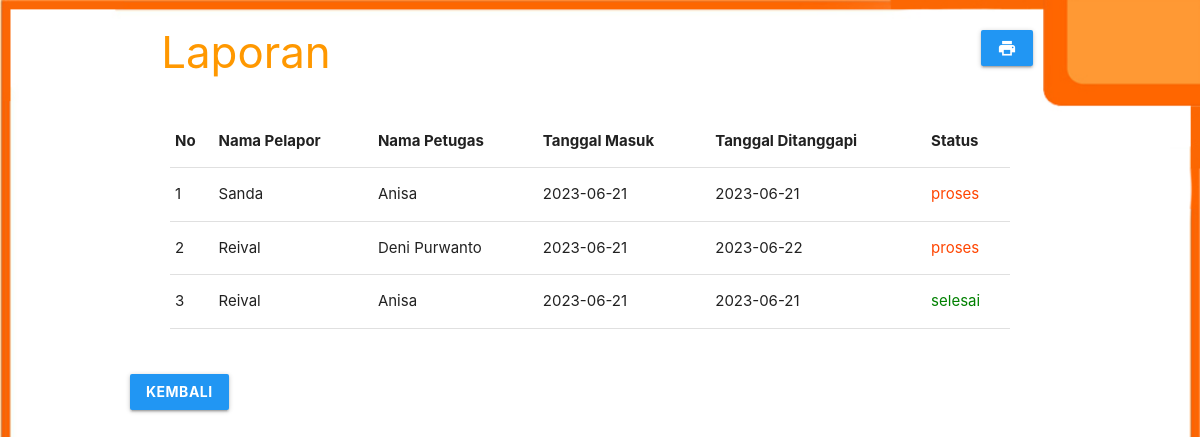
/index.php/laporan, run on the app's committed database.
### tables this page shows
CREATE TABLE `pengaduan` (
  `id_pengaduan` int(5) NOT NULL,
  `tgl_pengaduan` varchar(20) NOT NULL,
  `fullname` varchar(200) NOT NULL,
  `isi_laporan` text NOT NULL,
  `foto` varchar(255) NOT NULL,
  `status` enum('belum proses','proses','selesai') NOT NULL,
  `userid` int(11) NOT NULL,
  `view` varchar(20) NOT NULL DEFAULT 'tampil'
);

CREATE TABLE `petugas` (
  `userid` int(11) NOT NULL,
  `username` varchar(200) NOT NULL,
  `password` varchar(200) NOT NULL,
  `level` varchar(200) NOT NULL,
  `fullname` varchar(200) NOT NULL,
  `telp_petugas` varchar(200) NOT NULL
);

### application/controllers/Laporan.php (called while the page is built, shortened)
<?php
class Laporan extends CI_Controller {
    public function __construct() {
        $this->load->model('pengaduan_model');
        $this->load->library('form_validation');
        $this->load->helper('url');
    }
    public function index()
    {
        $status = array('selesai');
        $data['complaints'] = $this->pengaduan_model->get_all_complaints($status);
        $this->load->view('laporan/list', $data);
    }
}

### index.php (called while the page is built, shortened)
<?php
require_once BASEPATH.'core/CodeIgniter.php';

### application/models/Pengaduan_model.php (called while the page is built, shortened)
<?php
class Pengaduan_model extends CI_Model {
    public function get_all_complaints($pengaduan) {
        $this->db->distinct();
        $this->db->select('pengaduan.id_pengaduan, pengaduan.fullname AS nama_pengadu, petugas.fullname AS nama_petugas, pengaduan.tgl_pengaduan, pengaduan.isi_laporan, pengaduan.foto, pengaduan.status, tanggapan.tgl_tanggapan, pengaduan.isi_laporan, pengaduan.foto, tanggapan.foto_tanggapan, tanggapan.tanggapan, pengaduan.view');
        $this->db->from('pengaduan');
        $this->db->join('petugas', 'pengaduan.userid = petugas.userid');
        $this->db->join('tanggapan', 'pengaduan.id_pengaduan = tanggapan.id_pengaduan');
        $this->db->order_by('pengaduan.id_pengaduan', 'DESC');
        $this->db->group_by('pengaduan.id_pengaduan');
        return $this->db->get()->result_array();
    }
}

### application/views/laporan/list.php (the view, shortened to what this page needs)
<?php  $this->load->view('header/head'); ?>
<div class="row">
  <div class="col s12 m9">
    <h3 style="margin-left:150px;" class="orange-text">Laporan</h3>
  </div>
  <div class="col s12 m3">
    <div class="section"></div>
    <a class="waves-effect waves-light btn blue" href="#" onclick="printPage()" style="margin-left:70px;"><i class="material-icons">print</i></a>
  </div>
</div>
<div class="container">
  <table class="display responsive-table" style="width:100%; margin-left:-10px;">
    <thead>
      <tr>
        <th>No</th>
        <th>Nama Pelapor</th>
        <th>Nama Petugas</th>
        <th>Tanggal Masuk</th>
        <th>Tanggal Ditanggapi</th>
        <th>Status</th>
      </tr>
    </thead>
    <tbody>
      <?php $i=1; foreach ($complaints as $complaint): ?>
      <tr>
        <td><?php echo $i++; ?></td>
        <td><?php echo $complaint['nama_pengadu']; ?></td>
        <td><?php echo $complaint['nama_petugas']; ?></td>
        <td><?php echo $complaint['tgl_pengaduan']; ?></td>
        <td><?php echo $complaint['tgl_tanggapan']; ?></td>
        <td <?php echo ($complaint['status'] == 'proses') ? 'style="color: #FF4500;"' : 'style="color: green;"'; ?>>
          <?php echo $complaint['status']; ?>
        </td>
      </tr>
      <?php endforeach ?>
    </tbody>
  </table>
  <br><br>
  <a class="waves-effect waves-light btn blue" style="margin-left:-50px;" href="<?=base_url()?>"><b>Kembali</b></a>
</div>

### application/views/header/head.php (shortened to what this page needs)
<!DOCTYPE html>
<html lang="en">
<head>
    <link href="<?php echo base_url('assets/css/materialize.min.css') ?>" rel="stylesheet">
    <link href="<?php echo base_url('assets/img/home.css') ?>" rel="stylesheet">
    <link rel="stylesheet" type="text/css" href="https://cdn.datatables.net/1.10.19/css/jquery.dataTables.css">
</head>
<body>
</body>
</html>

### assets/img/home.css (style rules this page uses)
body { background-image: url('bg.jpg'); background-repeat: no-repeat; background-size: cover; }

### data on the page
pengaduan: fullname "Sanda", userid.fullname "Anisa", tgl_pengaduan "2023-06-21", tgl_tanggapan "2023-06-21", status "proses"
pengaduan: fullname "Reival", userid.fullname "Deni Purwanto", tgl_pengaduan "2023-06-21", tgl_tanggapan "2023-06-22", status "proses"
pengaduan: fullname "Reival", userid.fullname "Anisa", tgl_pengaduan "2023-06-21", tgl_tanggapan "2023-06-21", status "selesai"
